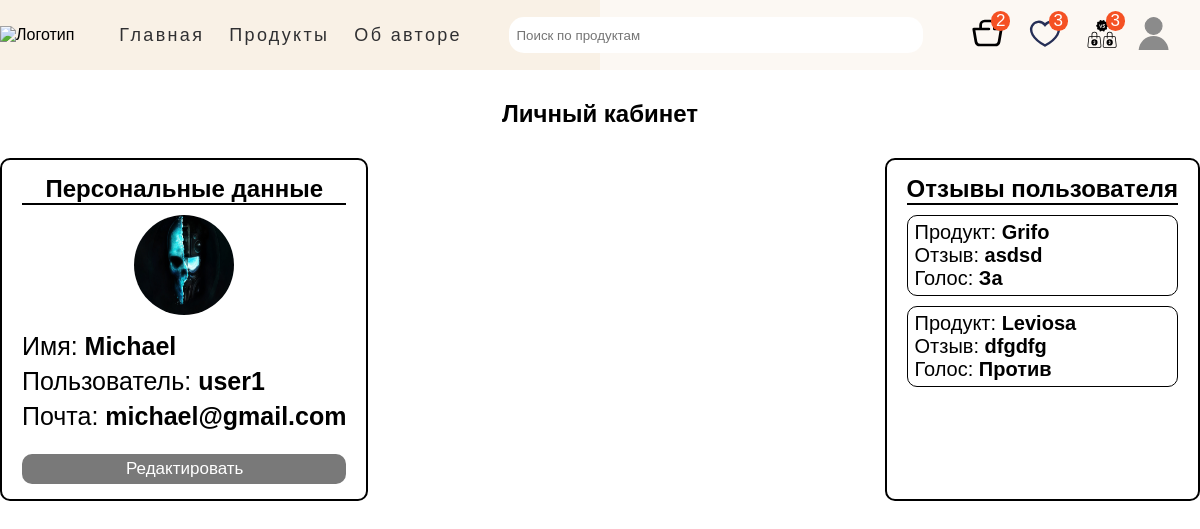
The app's page /profile/ (signed in) with its own data.
### main_page/models.py (models this page shows, shortened)
class Menu(models.Model):
    title = models.CharField(max_length=50)
    url = models.CharField(max_length=100)
    class Meta:
        verbose_name = 'Меню'
        verbose_name_plural = 'Меню'

class Review(models.Model):
    VOTE_TYPE = (
        ('За', 'Голос за'),
        ('Против', 'Голос против')
    )
    owner = models.ForeignKey(Profile, on_delete=models.CASCADE, verbose_name='Автор')
    product = models.ForeignKey(Product, on_delete=models.CASCADE, verbose_name='Отзыв на')
    body = models.TextField(null=True, blank=True, verbose_name='Комментарий')
    value = models.CharField(max_length=200, choices=VOTE_TYPE, verbose_name='Голос', null=True)
    created = models.DateTimeField(auto_now_add=True, verbose_name='Создан')
    class Meta:
        verbose_name = 'Отзыв'
        verbose_name_plural = 'Отзывы'
        unique_together = [['owner', 'product'], ]

class Product(models.Model):
    category = models.ForeignKey(Category, on_delete=models.CASCADE, null=True,
                                 verbose_name='Категория')
    name = models.CharField(max_length=50, db_index=True, verbose_name='Наименование', null=True)
    slug = models.SlugField(max_length=100, db_index=True, null=True, verbose_name='Слаг')
    description = models.TextField(max_length=350, verbose_name='Описание', null=True)
    img = models.ImageField(upload_to='main_page/images', verbose_name='Изображение', null=True)
    width = models.CharField(max_length=10, verbose_name='Ширина (см)', null=True)
    height = models.CharField(max_length=10, verbose_name='Высота (см)', null=True)
    weight = models.CharField(max_length=10, verbose_name='Вес (кг)', null=True)
    price = models.FloatField(max_length=6, verbose_name='Цена (руб)', null=True)
    discount_price = models.CharField(max_length=10, null=True, verbose_name='Цена со скидкой')
    start_date = models.DateTimeField(null=True, blank=True, verbose_name='Дата старта распродажи')
    end_date = models.DateTimeField(null=True, blank=True, verbose_name='Дата окончания распродажи')
    availability_status = models.ForeignKey(ProductAvailability, on_delete=models.CASCADE, null=True, verbose_name='Наличие')
    reviewer = models.ForeignKey(Profile, on_delete=models.CASCADE, null=True, blank=True)
    vote_total = models.IntegerField(default=0, null=True, blank=True)
    vote_ratio = models.IntegerField(default=0, null=True, blank=True)
    created = models.DateTimeField(auto_now_add=True, null=True)
    updated = models.DateTimeField(auto_now=True, null=True)
    cart_prods = models.ForeignKey(ShoppingCart, on_delete=models.CASCADE, null=True)
    class Meta:
        ordering = ('name', '-vote_ratio', '-vote_total')
        index_together = ('id', 'slug',)
        verbose_name = 'Товар'
        verbose_name_plural = 'Товары'

### users/models.py (models this page shows, shortened)
class Profile(models.Model):
    user = models.OneToOneField(User, on_delete=models.CASCADE, blank=True, null=True)
    name = models.CharField(max_length=100, blank=True, null=True)
    username = models.CharField(max_length=100, blank=True, null=True)
    email = models.EmailField(max_length=100, blank=True, null=True)
    img = models.ImageField(upload_to='profiles/', blank=True, null=True, default='profile/user-default.png')
    created = models.DateTimeField(auto_now_add=True)

### users/views.py (the view)
# urls.py: path('profile/', views.user_profile, name='profile'),
@login_required
def user_profile(request):
    menu = Menu.objects.all()
    profile = request.user.profile
    reviews = profile.review_set.all()
    cart_prods_counter = request.user.shoppingcart_set.all()
    favourite_prods_counter = request.user.favourite_set.all()
    compare_prods_counter = request.user.compare_set.all()
    return render(request, 'users/profile.html', {
        'menu': menu,
        'profile': profile,
        'reviews': reviews,
        'cart_prods_counter': cart_prods_counter,
        'favourite_prods_counter': favourite_prods_counter,
        'compare_prods_counter': compare_prods_counter,
    })

### templates/users/profile.html (shortened to what this page needs)
{% extends 'main_page/base.html' %}
{% load static %}
{% block css %}
    <link rel="stylesheet" href="{% static 'css/profile.css' %}">
{% endblock %}
{% block content %}
    <section class="profile-content">
        <h2 class="title" style="text-align: center">Личный кабинет</h2>
        <div class="person-block container">
            {% if not user.is_staff and not user.is_superuser%}
                <div class="person-card">
                    <div class="person-details">
                        <h2 class="personal-data-title">Персональные данные</h2>
                        <div class="person-photo">
                            <img src="{{ profile.img.url }}" width="100" height="100" alt="Фото профиля">
                        </div>
                        <div class="person-info">
                            <p>Имя: <b>{{ profile.name }}</b></p>
                            <p>Пользователь: <b>{{ profile.username }}</b></p>
                            <p>Почта: <b>{{ profile.email }}</b></p>
                        </div>
                    </div>
                    <div class="edit-profile-button">
                        <a class="edit-btn" href="{% url 'edit-profile' %}">Редактировать</a>
                    </div>
                </div>
                <div class="person-reviews">
                    <h2 class="user-reviews-title">Отзывы пользователя</h2>
                    <div class="reviews-tape">
                        {% for review in reviews %}
                            <div class="review-card">
                                <p>Продукт:
                                    <a href="{% url 'main_page:product_detail' review.product.id review.product.slug %}">
                                        <b>{{ review.product.name }}</b>
                                    </a>
                                </p>
                                <p>Отзыв: <b>{{ review.body }}</b></p>
                                <p>Голос: <b>{{ review.value }}</b></p>
                            </div>
                        {% endfor %}
                    </div>
                </div>
            {% endif %}
        </div>
    </section>
{% endblock %}

### templates/main_page/base.html (shortened to what this page needs)
<!DOCTYPE html>
{% load static %}
<html lang="en">
<head>
    <link rel="stylesheet" href="{% static 'css/base.css' %}">
    <link rel="stylesheet" href="{% static 'fonts/Gilroy-Medium.woff' %}">
    {% block css %} {% endblock %}
</head>
<body>
        <header class="page-header">
            <div class="page-header__wrapper container">
                <nav class="site-nav page-header__site-nav">
                    <div class="page-header__logo">
                        <a href="{% url 'main_page:index' %}">
                            <img src="{% static 'main_page/funiro-logo.svg' %}" alt="Логотип">
                        </a>
                    </div>
                    <ul class="site-nav__list">
                        {% for item in menu %}
                            <li class="site-nav__item"><a href="{{ item.url }}">{{ item.title }}</a></li>
                        {% endfor %}
                    </ul>
                </nav>
                <div class="site-nav__search-block">
                    <form action="{% url 'main_page:index' %}" method="get">
                        <div class="form_field">
                            <input class="search-bar" id="formInput#search" type="text" name="search_query"
                                       value="{{ search_query }}" placeholder="Поиск по продуктам"/>
                        </div>
                    </form>
                </div>
                <div class="user-nav__user-block">
                    {% if user.is_authenticated %}
                        <div class="user-nav__shop_block">
                            <span class="cart-counter">{{ cart_prods_counter.count }}</span>
                            <span class="favourite-counter">{{ favourite_prods_counter.count }}</span>
                            <span class="compare-counter">{{ compare_prods_counter.count }}</span>
                            <a href="{% url 'cart:cart' %}"><img src="{% static 'main_page/shop_cart.svg' %}"
                                                                 height="32" width="33" alt="Корзина товаров">
                            </a>
                            <a href="{% url 'favourites:all_products' %}"><img src="{% static 'main_page/favourites-icon.svg' %}"
                                                                               width="32" height="33" alt="Избранное">
                            </a>
                            <a href="{% url 'compare:all_compare' %}"><img src="{% static 'main_page/compare.svg' %}"
                                                                               width="32" height="33" alt="Избранное">
                            </a>
                        </div>
                        <div class="user-nav__profile">
                            <a class="user-nav__logo" id="user-icon" href="{% url 'main_page:index' %}">
                                <img src="{% static 'main_page/user_logo.svg' %}"
                                     width="32" height="33" alt="Пользователь">
                            </a>
                        </div>
                    {% else %}
                        <ul class="user-nav__user-auth">
                            <li><a href="{% url 'signup' %}">Зарегистрироваться</a></li>
                            <li><a href="{% url 'login' %}">Войти</a></li>
                        </ul>
                    {% endif %}
                </div>
            </div>
        </header>
        {% block content %}{% endblock %}
</body>
</html>

### main_page/static/css/base.css (style rules this page uses)
html, body { height: 100%; }
body { padding: 0; margin: 0; font-family: 'Gilroy Medium', 'Arial', sans-serif; background-color: #ffffff; }
.page-header { left: 0; background-image: url("../main_page/main-back-2.png"), url("../main_page/main-back-1.png"); background-size: 50% 100%, 50% 100%; background-repeat: no-repeat, no-repeat; background-position: left, right; }
h1, h2, h3, p { margin: 0; padding: 0; }
.container { max-width: 1240px; min-width: 320px; margin: 0 auto; box-sizing: border-box }
a { text-decoration: none; color: black; cursor: pointer; }
.page-header { position: sticky; top: 0; z-index: 100; }
ul { margin: 0; padding: 0; }
.page-header { background-color: lightgray; }
.page-header__wrapper { display: flex; flex-wrap: wrap; justify-content: space-between; align-items: center; height: 70px; }
.page-header__site-nav { display: flex; align-items: center; }
.site-nav__list { display: flex; margin-left: 20px; list-style: none; }
.site-nav__search-block { position: relative; }
.site-nav__search-block input { width: 400px; height: 30px; border-radius: 15px; padding: 3px 7px 3px 7px; border: none; }
.site-nav__item, .user-nav__logo { margin: 15px 0 15px 0; padding-left: 25px; }
.site-nav__item a { font-size: 18px; line-height: 19px; color: #303032; letter-spacing: .13em; }
.user-nav__user-block { display: flex; align-items: center; }
.user-nav__logo { margin: 0; padding: 0; }
.user-nav__profile { display: flex; justify-content: center; flex-direction: column; align-items: center; margin-right: 30px; }
.user-nav__profile { position: relative; display: block; }
.user-nav__shop_block { display: flex; position: relative; margin-right: 20px; }
.user-nav__shop_block a:not(:last-child) { margin-right: 25px; }
.user-nav__shop_block span { position: absolute; text-transform: uppercase; font-size: 17px; padding: 0 5px 0 5px; border-radius: 100%; color: white; background-color: #f55123; }
.cart-counter { top: -6px; left: 20px; }
.favourite-counter { top: -6px; right:50px; }
.compare-counter { top: -6px; right: -7px; }

### users/static/css/profile.css (style rules this page uses)
.title { padding: 30px 0 30px 0; }
.person-block { display: flex; justify-content: space-between; }
.person-card, .person-reviews { border: 2px solid black; padding: 15px 20px 15px 20px; border-radius: 10px; }
.person-card { display: flex; flex-direction: column; justify-content: space-between; }
.personal-data-title, .user-reviews-title { text-align: center; }
.person-block h2 { border-bottom: 2px solid black; }
.person-photo { padding: 10px 0 10px 0; text-align: center; }
.person-photo img { border-radius: 100%; }
.person-info p { font-size: 25px; padding: 3px 0 3px 0; }
.reviews-tape { margin-top: 10px; }
.review-card { border: 1px solid black; padding: 5px 7px 5px 7px; border-radius: 10px; }
.review-card:not(:last-child) { margin-bottom: 10px; }
.review-card p { font-size: 20px; }
.edit-profile-button { text-align: center; padding: 5px 5px 5px 6px; background-color: #797979; border-radius: 10px; width: 100%; box-sizing: border-box; margin-top: 20px; }
.edit-btn { color: white; text-align: center; padding: 10px; font-size: 17px; }

### records on screen
Menu: title "Главная"
Menu: title "Продукты"
Menu: title "Об авторе"
Profile: img (picture), name "Michael", username "user1", email "michael@gmail.com"
Review: product.name "Grifo", body "asdsd", value "За"
Review: product.name "Leviosa", body "dfgdfg", value "Против"

### other values on screen
{{ cart_prods_counter.count }} "2"
{{ favourite_prods_counter.count }} "3"
{{ compare_prods_counter.count }} "3"
